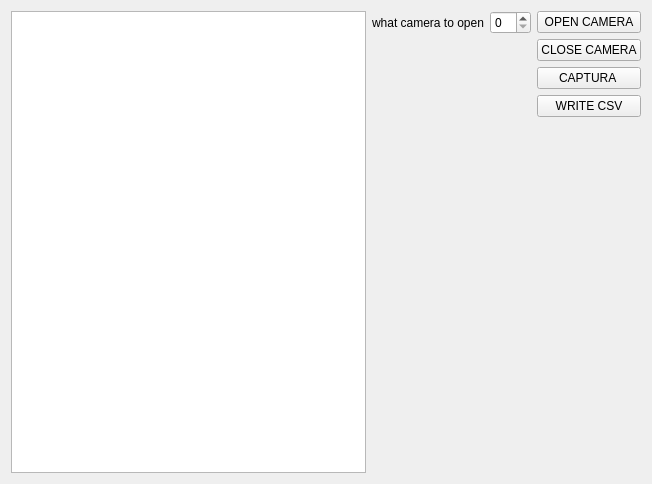
<?xml version="1.0" encoding="UTF-8"?>
<ui version="4.0">
 <class>SF</class>
 <widget class="QWidget" name="SF">
  <property name="geometry">
   <rect>
    <x>0</x>
    <y>0</y>
    <width>652</width>
    <height>484</height>
   </rect>
  </property>
  <property name="windowTitle">
   <string>SF</string>
  </property>
  <layout class="QVBoxLayout" name="verticalLayout_4">
   <item>
    <layout class="QHBoxLayout" name="horizontalLayout_2">
     <item>
      <widget class="QTextEdit" name="textEdit"/>
     </item>
     <item>
      <layout class="QVBoxLayout" name="verticalLayout_3">
       <item>
        <layout class="QHBoxLayout" name="horizontalLayout_3">
         <item>
          <widget class="QLabel" name="label">
           <property name="text">
            <string>what camera to open</string>
           </property>
          </widget>
         </item>
         <item>
          <widget class="QSpinBox" name="spinBox"/>
         </item>
        </layout>
       </item>
       <item>
        <spacer name="verticalSpacer_2">
         <property name="orientation">
          <enum>Qt::Vertical</enum>
         </property>
         <property name="sizeHint" stdset="0">
          <size>
           <width>20</width>
           <height>40</height>
          </size>
         </property>
        </spacer>
       </item>
      </layout>
     </item>
     <item>
      <layout class="QHBoxLayout" name="horizontalLayout">
       <item>
        <layout class="QVBoxLayout" name="verticalLayout_2">
         <item>
          <widget class="QPushButton" name="btnOpenCamera">
           <property name="text">
            <string>OPEN CAMERA</string>
           </property>
          </widget>
         </item>
         <item>
          <widget class="QPushButton" name="btnCloseCamera">
           <property name="text">
            <string>CLOSE CAMERA</string>
           </property>
          </widget>
         </item>
         <item>
          <widget class="QPushButton" name="btnCaptura">
           <property name="text">
            <string>CAPTURA </string>
           </property>
          </widget>
         </item>
         <item>
          <widget class="QPushButton" name="btnWrite">
           <property name="text">
            <string>WRITE CSV</string>
           </property>
          </widget>
         </item>
         <item>
          <spacer name="verticalSpacer">
           <property name="orientation">
            <enum>Qt::Vertical</enum>
           </property>
           <property name="sizeHint" stdset="0">
            <size>
             <width>20</width>
             <height>40</height>
            </size>
           </property>
          </spacer>
         </item>
        </layout>
       </item>
      </layout>
     </item>
    </layout>
   </item>
  </layout>
 </widget>
 <layoutdefault spacing="6" margin="11"/>
 <resources/>
 <connections/>
</ui>
